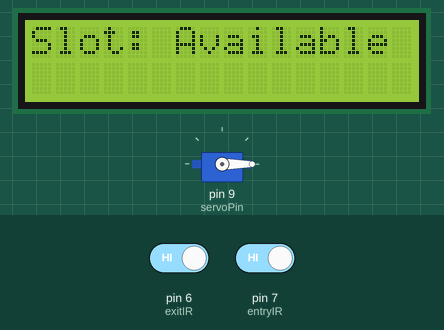
Simulated run of this sketch. Board: Arduino Uno, built with avr-gcc and run on an emulated ATmega328P. On the bench: 16×2 character LCD, servo. The inputs (shaded band) are chosen by the test bench; at power-on: pin 7 (entryIR) HIGH, pin 6 (exitIR) HIGH.

Above: at 3.2 s.
3.3 s: pin 7 (entryIR) driven LOW
At 4.7 s:
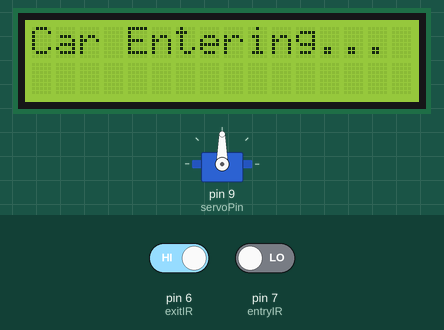
6.3 s: pin 6 (exitIR) driven LOW
At 7.3 s:
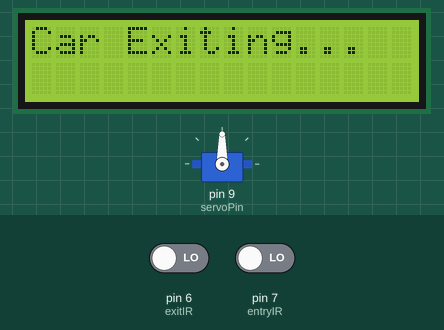
9.3 s: pin 7 (entryIR) driven HIGH
At 10.3 s:
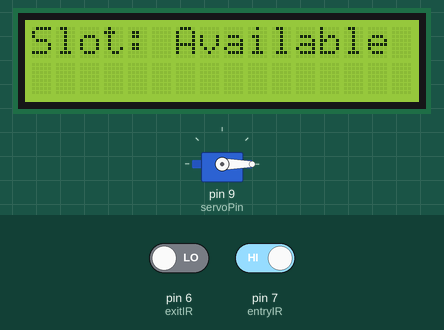
Timing chart, 0 to 12.3 s (numbered marks = the images above; inputs shaded):
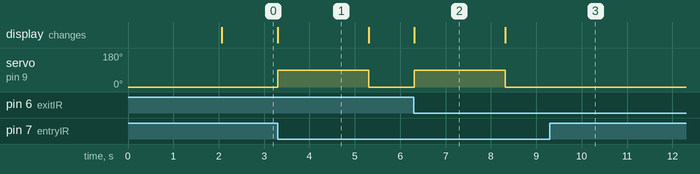

Measured:
- after the input at 3.3 s, servo on pin 9 (servoPin): 0° → 90° at once, → 0° 2.0 s later; the display: changes at once (image 1)
- after the input at 6.3 s, servo on pin 9 (servoPin): 0° → 90° at once, → 0° 2.0 s later; the display: changes at once (image 2)
- after the input at 9.3 s, servo on pin 9 (servoPin): stops changing and stays 0°
- what the display in image 1 shows lasts 2.0 s, from 3.3 s to 5.3 s

The sketch:

project_37_code.ino
```cpp
#include <Servo.h>
#include <LiquidCrystal.h>

// Initialize LCD with pins: RS, E, D4, D5, D6, D7
LiquidCrystal lcd(12, 11, 5, 4, 3, 2);

// Servo motor
Servo gateServo;

// Define IR sensor pins
const int entryIR = 7;
const int exitIR = 6;

// Variables for parking status
bool slotOccupied = false;

// Servo angles
int openAngle = 90;
int closedAngle = 0;

// Pin for the servo motor
int servoPin = 9;

void setup() {
  // Setup IR sensor pins
  pinMode(entryIR, INPUT);
  pinMode(exitIR, INPUT);

  // Setup LCD
  lcd.begin(16, 2);
  lcd.print("Smart Parking");
  delay(2000);
  lcd.clear();

  // Attach servo
  gateServo.attach(servoPin);
  gateServo.write(closedAngle);

  // Display initial status
  lcd.print("Slot: Available");
}

void loop() {
  int entryStatus = digitalRead(entryIR);
  int exitStatus = digitalRead(exitIR);

  // If car arrives at entry
  if (entryStatus == LOW && !slotOccupied) {
    lcd.clear();
    lcd.print("Car Entering...");
    gateServo.write(openAngle);
    delay(2000);
    gateServo.write(closedAngle);
    slotOccupied = true;
    lcd.clear();
    lcd.print("Slot: Occupied");
    delay(1000);
  }

  // If car leaves
  if (exitStatus == LOW && slotOccupied) {
    lcd.clear();
    lcd.print("Car Exiting...");
    gateServo.write(openAngle);
    delay(2000);
    gateServo.write(closedAngle);
    slotOccupied = false;
    lcd.clear();
    lcd.print("Slot: Available");
    delay(1000);
  }
}
```
